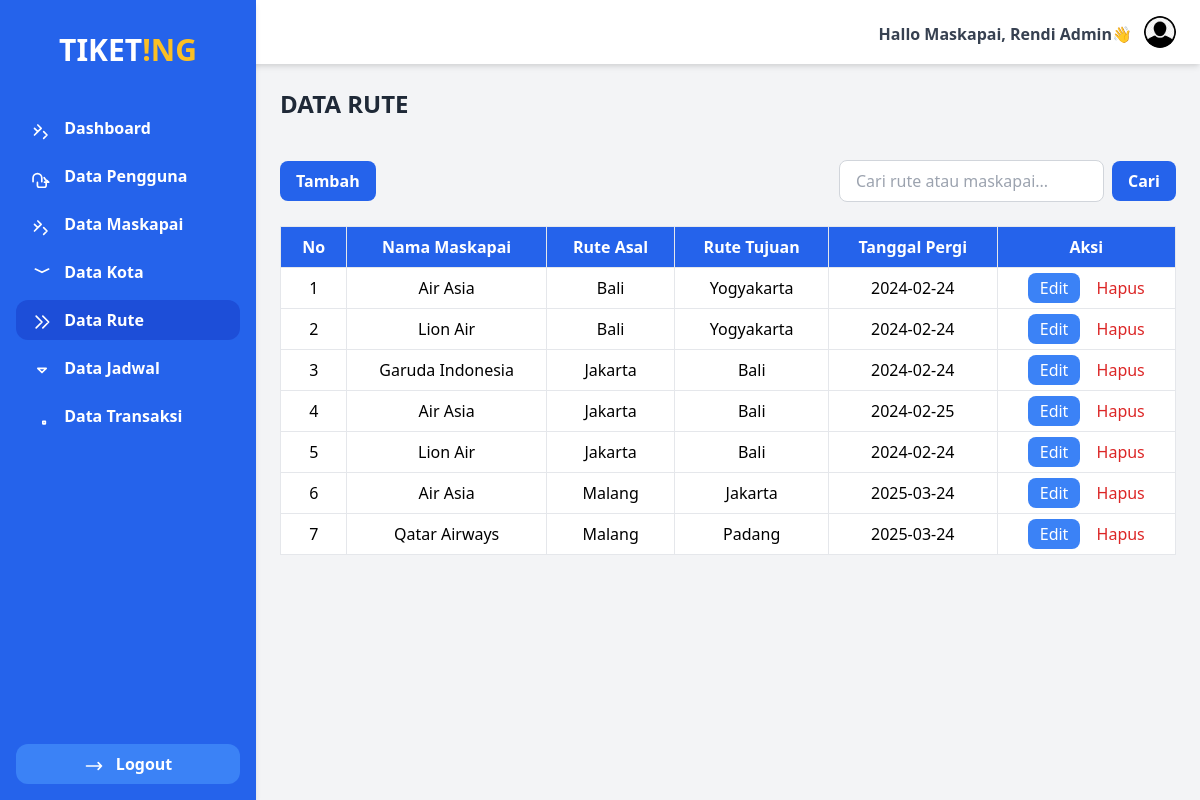
/maskapai/rute/index.php (signed in), run on the app's committed database.
### tables this page shows
CREATE TABLE `rute` (
  `id_rute` int NOT NULL,
  `id_maskapai` int NOT NULL,
  `rute_asal` varchar(100) NOT NULL,
  `rute_tujuan` varchar(100) NOT NULL,
  `tanggal_pergi` date NOT NULL
);

CREATE TABLE `maskapai` (
  `id_maskapai` int NOT NULL,
  `logo_maskapai` text,
  `nama_maskapai` varchar(50) NOT NULL,
  `kapasitas` int NOT NULL
);

### maskapai/rute/functions.php (called while the page is built, shortened)
<?php
require '../../koneksi.php';
function query($query){
    global $conn;
    $rows = [];
    $result = mysqli_query($conn, $query);
    while($row = mysqli_fetch_assoc($result)){
        $rows[] = $row;
    }
    return $rows;
}

### maskapai/rute/index.php (the view, shortened to what this page needs)
<?php
$keyword = $_GET['keyword'] ?? '';
if ($keyword) {
    $keyword = htmlspecialchars($keyword);
    $rute = query("SELECT * FROM rute
                   INNER JOIN maskapai ON maskapai.id_maskapai = rute.id_maskapai
                   WHERE maskapai.nama_maskapai LIKE '%$keyword%'
                      OR rute_asal LIKE '%$keyword%'
                      OR rute_tujuan LIKE '%$keyword%'
                   ORDER BY rute_asal");
} else {
    $rute = query("SELECT * FROM rute
                   INNER JOIN maskapai ON maskapai.id_maskapai = rute.id_maskapai
                   ORDER BY rute_asal");
}
?>
<!DOCTYPE html>
<html lang="en">
<head>
    <link href="https://cdn.jsdelivr.net/npm/tailwindcss@2.2.19/dist/tailwind.min.css" rel="stylesheet">
</head>
<body class="flex bg-gray-100">
    <?php require '../../layouts/sidebarmaskapai.php'; ?>
    <div class="flex-1 mt-16 p-6">
    <h1 class="text-2xl font-bold text-gray-800 mb-10">DATA RUTE</h1>
        <div class="flex justify-between items-center mt-4">
            <a href="tambah.php" class="bg-blue-600 font-semibold text-white px-4 py-2 rounded-lg hover:bg-blue-700">Tambah</a>
            <form action="" method="GET" class="flex items-center space-x-2">
                <input type="search" name="keyword" placeholder="Cari rute atau maskapai..." value="<?= htmlspecialchars($keyword); ?>"
                    class="px-4 py-2 border border-gray-300 rounded-lg focus:outline-none focus:ring-2 focus:ring-blue-500">
                <button type="submit" class="bg-blue-600 hover:bg-blue-500 text-white px-4 py-2 font-semibold rounded-lg">Cari</button>
            </form>
        </div>
        <div class="overflow-x-auto mt-6 text-center">
            <table class="min-w-full bg-white border border-gray-300">
                <thead>
                    <tr class="bg-blue-600 text-white">
                        <th class="py-2 px-4 border">No</th>
                        <th class="py-2 px-4 border">Nama Maskapai</th>
                        <th class="py-2 px-4 border">Rute Asal</th>
                        <th class="py-2 px-4 border">Rute Tujuan</th>
                        <th class="py-2 px-4 border">Tanggal Pergi</th>
                        <th class="py-2 px-4 border">Aksi</th>
                    </tr>
                </thead>
                <tbody>
                    <?php if (count($rute) > 0): ?>
                        <?php $no = 1; ?>
                        <?php foreach ($rute as $data): ?>
                        <tr class="hover:bg-gray-100">
                            <td class="py-2 px-4 border"><?= $no++; ?></td>
                            <td class="py-2 px-4 border"><?= htmlspecialchars($data["nama_maskapai"]); ?></td>
                            <td class="py-2 px-4 border"><?= htmlspecialchars($data["rute_asal"]); ?></td>
                            <td class="py-2 px-4 border"><?= htmlspecialchars($data["rute_tujuan"]); ?></td>
                            <td class="py-2 px-4 border"><?= htmlspecialchars($data["tanggal_pergi"]); ?></td>
                            <td class="py-2 px-4 border">
                                <a href="edit.php?id=<?= $data["id_rute"]; ?>" class="text-white hover:underline mr-3 bg-blue-500 px-3 py-1 rounded-lg">Edit</a>
                                <button onclick="konfirmasiHapus(<?= $data['id_rute']; ?>)" class="text-red-600 hover:underline">Hapus</button>
                            </td>
                        </tr>
                        <?php endforeach; ?>
                    <?php else: ?>
                        <tr>
                            <td colspan="6" class="py-4 text-gray-500 italic">Data tidak ditemukan.</td>
                        </tr>
                    <?php endif; ?>
                </tbody>
            </table>
        </div>
    </div>
</body>
</html>

### data on the page
rute: id_maskapai.nama_maskapai "Air Asia", rute_asal "Bali", rute_tujuan "Yogyakarta", tanggal_pergi "2024-02-24"
rute: id_maskapai.nama_maskapai "Lion Air", rute_asal "Bali", rute_tujuan "Yogyakarta", tanggal_pergi "2024-02-24"
rute: id_maskapai.nama_maskapai "Garuda Indonesia", rute_asal "Jakarta", rute_tujuan "Bali", tanggal_pergi "2024-02-24"
rute: id_maskapai.nama_maskapai "Air Asia", rute_asal "Jakarta", rute_tujuan "Bali", tanggal_pergi "2024-02-25"
rute: id_maskapai.nama_maskapai "Lion Air", rute_asal "Jakarta", rute_tujuan "Bali", tanggal_pergi "2024-02-24"
rute: id_maskapai.nama_maskapai "Air Asia", rute_asal "Malang", rute_tujuan "Jakarta", tanggal_pergi "2025-03-24"
rute: id_maskapai.nama_maskapai "Qatar Airways", rute_asal "Malang", rute_tujuan "Padang", tanggal_pergi "2025-03-24"

### other printed values
$_SESSION["nama_lengkap"] "Rendi Admin"
